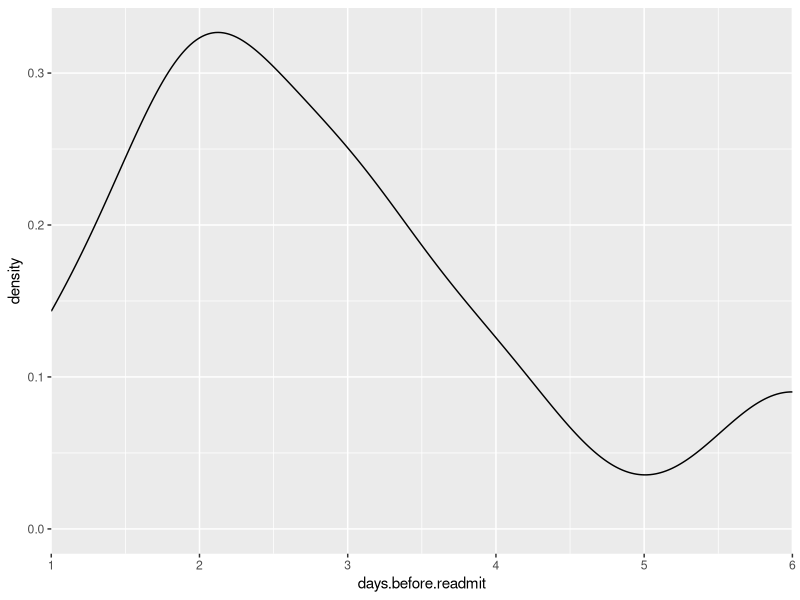
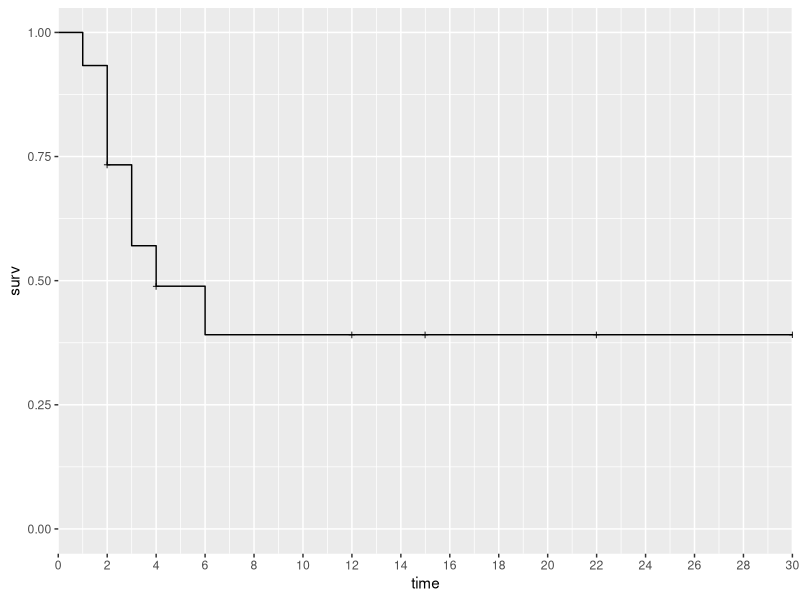
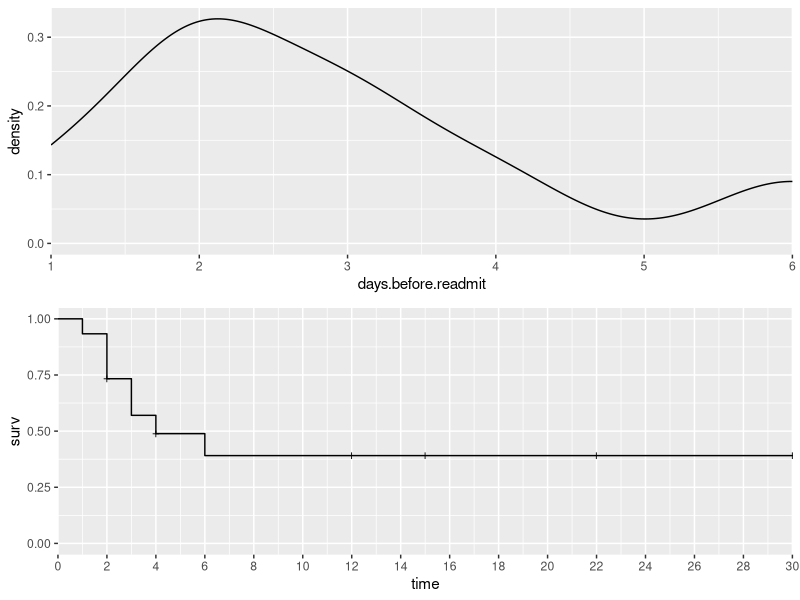

R code for these plots, in order:
## ---- chunk 1
knitr::opts_chunk$set(echo = TRUE, 
                      warning = FALSE, 
                      message = FALSE)

library(kableExtra)

# shortcuts: 
# > ctrl + alt + i ==> new code chunk
# > ctrl + shift + k ==> knit doc 
# \  ==> line break (include 2 spaces after)
## ---- chunk 2
library(tidyverse)
library(survival)
library(ggfortify)  # one-line survival plots with ggplot2::autoplot.
library(ggpubr)

## ---- chunk 3

df1.readmits <- 
    data.frame(stringsAsFactors=FALSE,
                patient_id = c(1L, 2L, 3L, 4L, 5L, 6L, 7L, 8L, 9L, 10L, 11L, 12L,
                               13L, 14L, 15L),
       days.before.readmit = c(1L, 2L, 2L, 2L, 3L, 3L, 4L, 6L, 2L, 12L, 15L, 30L,
                               2L, 22L, 4L),
              not.censored = c(1L, 1L, 1L, 1L, 1L, 1L, 1L, 1L, 0L, 0L, 0L, 0L, 0L,
                               0L, 0L),
                     notes = c(NA, NA, NA, NA, NA, NA, NA, NA,
                               "no observed readmit", "no observed readmit",
                               "no observed readmit", "no observed readmit",
                               "no observed readmit", "no observed readmit",
                               "no observed readmit")
    )



## ---- chunk 4
df1.readmits %>% 
    kable() %>% 
    kable_styling(bootstrap_options = c("striped")) %>%
    scroll_box(width = "100%", height = "400px")

## ---- chunk 5

p1.density <- 
    df1.readmits %>% 
    filter(not.censored == 1) %>% 
    
    ggplot(aes(x = days.before.readmit)) + 
    scale_x_continuous(expand = c(0,0)) +
    geom_density() 
    
p1.density
    
## ---- chunk 6
# Surv( ) builds the standard survival object: 
Surv(df1.readmits$days.before.readmit,
     df1.readmits$not.censored)

# Note that a “+” after the time in the print out of km indicates censoring.
## ---- chunk 7
# Kaplan-Meier curve: 
km1.survival <- survfit(Surv(days.before.readmit, 
                             not.censored) ~ 1,
                        data = df1.readmits)

summary(km1.survival)

## ---- chunk 8
p2.survival <- autoplot(km1.survival,
                        conf.int = FALSE, 
                        firsty = 1) + 
    scale_y_continuous(limits = c(0,1)) + 
    scale_x_continuous(expand = c(0, 0), 
                       breaks = seq(0, 30, 2)) 

p2.survival

## ---- chunk 9
ggarrange(p1.density, 
          p2.survival, 
          nrow = 2)
